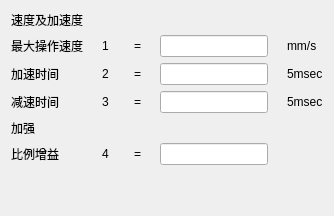
       <widget class="QWidget" name="tab_28">
        <attribute name="title">
         <string>控制</string>
        </attribute>
        <layout class="QGridLayout" name="gridLayout_40">
         <item row="0" column="0">
          <layout class="QGridLayout" name="gridLayout_39">
           <item row="0" column="0">
            <widget class="QLabel" name="label_451">
             <property name="text">
              <string>速度及加速度</string>
             </property>
            </widget>
           </item>
           <item row="1" column="0">
            <widget class="QLabel" name="label_453">
             <property name="text">
              <string>最大操作速度</string>
             </property>
            </widget>
           </item>
           <item row="1" column="1">
            <spacer name="horizontalSpacer_45">
             <property name="orientation">
              <enum>Qt::Horizontal</enum>
             </property>
             <property name="sizeHint" stdset="0">
              <size>
               <width>13</width>
               <height>20</height>
              </size>
             </property>
            </spacer>
           </item>
           <item row="1" column="2">
            <widget class="QLabel" name="label_454">
             <property name="text">
              <string>1</string>
             </property>
            </widget>
           </item>
           <item row="1" column="3">
            <spacer name="horizontalSpacer_46">
             <property name="orientation">
              <enum>Qt::Horizontal</enum>
             </property>
             <property name="sizeHint" stdset="0">
              <size>
               <width>13</width>
               <height>20</height>
              </size>
             </property>
            </spacer>
           </item>
           <item row="1" column="4">
            <widget class="QLabel" name="label_455">
             <property name="text">
              <string>=</string>
             </property>
            </widget>
           </item>
           <item row="1" column="5">
            <spacer name="horizontalSpacer_47">
             <property name="orientation">
              <enum>Qt::Horizontal</enum>
             </property>
             <property name="sizeHint" stdset="0">
              <size>
               <width>13</width>
               <height>20</height>
              </size>
             </property>
            </spacer>
           </item>
           <item row="1" column="6">
            <widget class="QLineEdit" name="lineEdit_116"/>
           </item>
           <item row="1" column="7">
            <spacer name="horizontalSpacer_48">
             <property name="orientation">
              <enum>Qt::Horizontal</enum>
             </property>
             <property name="sizeHint" stdset="0">
              <size>
               <width>13</width>
               <height>20</height>
              </size>
             </property>
            </spacer>
           </item>
           <item row="1" column="8">
            <widget class="QLabel" name="label_456">
             <property name="text">
              <string>mm/s</string>
             </property>
            </widget>
           </item>
           <item row="2" column="0">
            <widget class="QLabel" name="label_457">
             <property name="text">
              <string>加速时间</string>
             </property>
            </widget>
           </item>
           <item row="2" column="2" colspan="2">
            <widget class="QLabel" name="label_458">
             <property name="text">
              <string>2</string>
             </property>
            </widget>
           </item>
           <item row="2" column="4">
            <widget class="QLabel" name="label_459">
             <property name="text">
              <string>=</string>
             </property>
            </widget>
           </item>
           <item row="2" column="6">
            <widget class="QLineEdit" name="lineEdit_117"/>
           </item>
           <item row="2" column="8">
            <widget class="QLabel" name="label_460">
             <property name="text">
              <string>5msec</string>
             </property>
            </widget>
           </item>
           <item row="3" column="0">
            <widget class="QLabel" name="label_461">
             <property name="text">
              <string>减速时间</string>
             </property>
            </widget>
           </item>
           <item row="3" column="2" colspan="2">
            <widget class="QLabel" name="label_462">
             <property name="text">
              <string>3</string>
             </property>
            </widget>
           </item>
           <item row="3" column="4">
            <widget class="QLabel" name="label_463">
             <property name="text">
              <string>=</string>
             </property>
            </widget>
           </item>
           <item row="3" column="6">
            <widget class="QLineEdit" name="lineEdit_118"/>
           </item>
           <item row="3" column="8">
            <widget class="QLabel" name="label_464">
             <property name="text">
              <string>5msec</string>
             </property>
            </widget>
           </item>
           <item row="4" column="0">
            <widget class="QLabel" name="label_452">
             <property name="text">
              <string>加强</string>
             </property>
            </widget>
           </item>
           <item row="5" column="0">
            <widget class="QLabel" name="label_465">
             <property name="text">
              <string>比例增益</string>
             </property>
            </widget>
           </item>
           <item row="5" column="2" colspan="2">
            <widget class="QLabel" name="label_466">
             <property name="text">
              <string>4</string>
             </property>
            </widget>
           </item>
           <item row="5" column="4">
            <widget class="QLabel" name="label_467">
             <property name="text">
              <string>=</string>
             </property>
            </widget>
           </item>
           <item row="5" column="6">
            <widget class="QLineEdit" name="lineEdit_119"/>
           </item>
           <item row="6" column="6">
            <spacer name="verticalSpacer_8">
             <property name="orientation">
              <enum>Qt::Vertical</enum>
             </property>
             <property name="sizeHint" stdset="0">
              <size>
               <width>20</width>
               <height>40</height>
              </size>
             </property>
            </spacer>
           </item>
          </layout>
         </item>
        </layout>
       </widget>
